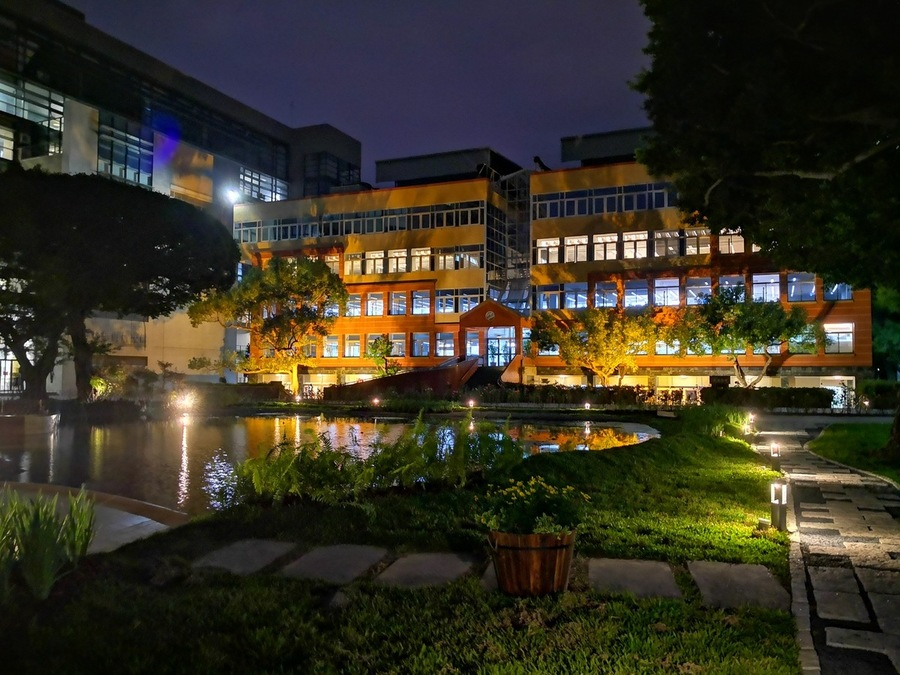
#> input picture hw3/reference/house.jpg, 900 x 675 px
$ python hw3.py   (older library calls are emulated)
#> lines starting #> are read from the running program, lines starting #| are printed output that depends on the picture; after the words box and inside, x2 and y2 are one past the last pixel; in counts of white or black regions, pixels touching at a corner belong together
# import numpy as np
# import cv2

# def Sobel_edge_detection( f ):
# 	grad_x = cv2.Sobel( f, cv2.CV_32F, 1, 0, ksize = 3 )
# 	grad_y = cv2.Sobel( f, cv2.CV_32F, 0, 1, ksize = 3 )
# 	magnitude = abs( grad_x ) + abs( grad_y )
# 	magnitude = np.uint8( np.clip( magnitude, 0, 255 ) )
# 	ret,magnitude = cv2.threshold( magnitude, 127, 255, cv2.THRESH_BINARY + cv2.THRESH_OTSU )
# 	return magnitude

# def main( ):
# 	magnitude = cv2.imread( "house.jpg", 0 )
# 	img2 = Sobel_edge_detection( magnitude )
# 	cv2.imshow( "Original Image",  magnitude )
# 	cv2.imshow( "Sobel Edge Detection", img2 )
# 	cv2.waitKey( 0 )

# main( )

# magnitude = cv2.imread( "house.jpg", 0 )
# img2 = cv2.Canny( magnitude, 50, 200 )
# cv2.imshow( "Original Image", magnitude )
# cv2.imshow( "Canny Edge Detection", img2 )
# cv2.waitKey( 0 )


# # # magnitude = cv2.imread( "house.jpg", 0 )

# # # gx = cv2.Sobel(magnitude, cv2.CV_64F, 1, 0, ksize = 3)
# # # gy = cv2.Sobel(magnitude, cv2.CV_64F, 0, 1, ksize = 3)

# # # angle = np.degrees(np.arctan2(gy,gx))
# # # angle[angle < 0] = angle[angle < 0] + 180
# # # print(angle)

# # # gx = cv2.convertScaleAbs(gx)
# # # gy = cv2.convertScaleAbs(gy)
# # # magnitude = cv2.addWeighted(gx,1,gy,1,0)

# # # cv2.imshow( "mm1", magnitude )
# # # cv2.waitKey( 0 )

# # # height = magnitude.shape[0]
# # # weight = magnitude.shape[1]
# # # edge = np.zeros(height, weight)

# # # for i in range(1,height - 1):
# # # 	for j in range(1,weight - 1):
# # # 		if (0 <= angle[i, j] < 22.5) or (157.5 <= angle[i, j] <= 180):
# # # 			magnitude_max = max(magnitude[i, j - 1], magnitude[i, j + 1])
# # # 		elif (22.5 <= angle[i, j] < 67.5):
# # # 			magnitude_max = max(magnitude[i - 1, j - 1], magnitude[i + 1, j + 1])
# # # 		elif (67.5 <= angle[i, j] < 112.5):
# # # 			magnitude_max = max(magnitude[i - 1, j], magnitude[i + 1, j])
# # # 		elif (112.5 <= angle[i, j] < 157.5):
# # # 			magnitude_max = max(magnitude[i + 1, j - 1], magnitude[i - 1, j + 1])

# # # 		if magnitude[i, j] > magnitude_max:
# # # 			edge[i, j] = magnitude[i, j]
# # import cv2
# # import numpy as np

# # m1 = np.array(([-1, 0, 1], [-2, 0, 2], [-1, 0, 1]))
# # m2 = np.array(([-1, -2, -1], [0, 0, 0], [1, 2, 1]))

# # # 第一步：完成高斯平滑滤波
# # img = cv2.imread("house.jpg",0)
# # img = cv2.GaussianBlur(img,(3,3),0)

# # # 第二步：完成一阶有限差分计算，计算每一点的梯度幅值与方向
# # magnitude = np.zeros(img.shape,dtype="uint8") # 与原图大小相同
# # angle = np.zeros(img.shape,dtype="float")  # 方向矩阵原图像大小
# # # img = cv2.copyMakeBorder(img,1,1,1,1,borderType=cv2.BORDER_REPLICATE)
# # height,weight = img.shape
# # for i in range(1,height-1):
# #     for j in range(1,weight-1):
# #         # Gy
# #         Gy = (m1 * img[i - 1:i + 2, j - 1:j + 2])
# #         # Gx
# #         Gx = (m2 * img[i - 1:i + 2, j - 1:j + 2])
# #         magnitude = abs(Gx) + abs(Gy)
# #         angle = np.degrees(np.arctan2(Gy,Gx))
# #         # if Gx[0] == 0:
# #         #     angle[i-1,j-1] = 90
# #         #     continue
# #         # else:
# #         #     temp = (np.arctan(Gy[0] / Gx[0]) ) * 180 / np.pi
# #         # if Gx[0]*Gy[0] > 0:
# #         #     if Gx[0] > 0:
# #         #         angle[i-1,j-1] = np.abs(temp)
# #         #     else:
# #         #         angle[i-1,j-1] = (np.abs(temp) - 180)
# #         # if Gx[0] * Gy[0] < 0:
# #         #     if Gx[0] > 0:
# #         #         angle[i-1,j-1] = (-1) * np.abs(temp)
# #         #     else:
# #         #         angle[i-1,j-1] = 180 - np.abs(temp)


# # for i in range(1,height - 2):
# #     for j in range(1, weight - 2):
# #         if (    ( (angle[i,j] >= -22.5) and (angle[i,j]< 22.5) ) or
# #                 ( (angle[i,j] <= -157.5) and (angle[i,j] >= -180) ) or
# #                 ( (angle[i,j] >= 157.5) and (angle[i,j] < 180) ) ):
# #             angle[i,j] = 0.0
# #         elif (    ( (angle[i,j] >= 22.5) and (angle[i,j]< 67.5) ) or
# #                 ( (angle[i,j] <= -112.5) and (angle[i,j] >= -157.5) ) ):
# #             angle[i,j] = 45.0
# #         elif (    ( (angle[i,j] >= 67.5) and (angle[i,j]< 112.5) ) or
# #                 ( (angle[i,j] <= -67.5) and (angle[i,j] >= -112.5) ) ):
# #             angle[i,j] = 90.0
# #         elif (    ( (angle[i,j] >= 112.5) and (angle[i,j]< 157.5) ) or
# #                 ( (angle[i,j] <= -22.5) and (angle[i,j] >= -67.5) ) ):
# #             angle[i,j] = -45.0

# # # 第三步：进行 非极大值抑制计算
# # img2 = np.zeros(magnitude.shape) # 非极大值抑制图像矩阵

# # for i in range(1,img2.shape[0]-1):
# #     for j in range(1,img2.shape[1]-1):
# #         if (angle[i,j] == 0.0) and (magnitude[i,j] == np.max([magnitude[i,j],magnitude[i+1,j],magnitude[i-1,j]]) ):
# #                 img2[i,j] = magnitude[i,j]

# #         if (angle[i,j] == -45.0) and magnitude[i,j] == np.max([magnitude[i,j],magnitude[i-1,j-1],magnitude[i+1,j+1]]):
# #                 img2[i,j] = magnitude[i,j]

# #         if (angle[i,j] == 90.0) and  magnitude[i,j] == np.max([magnitude[i,j],magnitude[i,j+1],magnitude[i,j-1]]):
# #                 img2[i,j] = magnitude[i,j]

# #         if (angle[i,j] == 45.0) and magnitude[i,j] == np.max([magnitude[i,j],magnitude[i-1,j+1],magnitude[i+1,j-1]]):
# #                 img2[i,j] = magnitude[i,j]

# # # 第四步：双阈值检测和边缘连接
# # img3 = np.zeros(img2.shape) #定义双阈值图像
# # # TL = 0.4*np.max(img2)
# # # TH = 0.5*np.max(img2)
# # TL = 50
# # TH = 100
# # #关键在这两个阈值的选择
# # for i in range(1,img3.shape[0]-1):
# #     for j in range(1,img3.shape[1]-1):
# #         if img2[i,j] < TL:
# #             img3[i,j] = 0
# #         elif img2[i,j] > TH:
# #             img3[i,j] = 255
# #         elif (( img2[i+1,j] < TH) or (img2[i-1,j] < TH )or( img2[i,j+1] < TH )or
# #                 (img2[i,j-1] < TH) or (img2[i-1, j-1] < TH )or ( img2[i-1, j+1] < TH) or
# #                    ( img2[i+1, j+1] < TH ) or ( img2[i+1, j-1] < TH) ):
# #             img3[i,j] = 255


# # cv2.imshow("1",img)  		  # 原始图像
# # cv2.imshow("2",magnitude)       # 梯度幅值图
# # cv2.imshow("3",img2)       #非极大值抑制灰度图
# # cv2.imshow("4",img3)       # 最终效果图
# # cv2.imshow("angle",angle) #角度值灰度图
# # cv2.waitKey(0)

import cv2
import numpy as np
from matplotlib import pyplot as plt

img = cv2.imread("house.jpg",0)
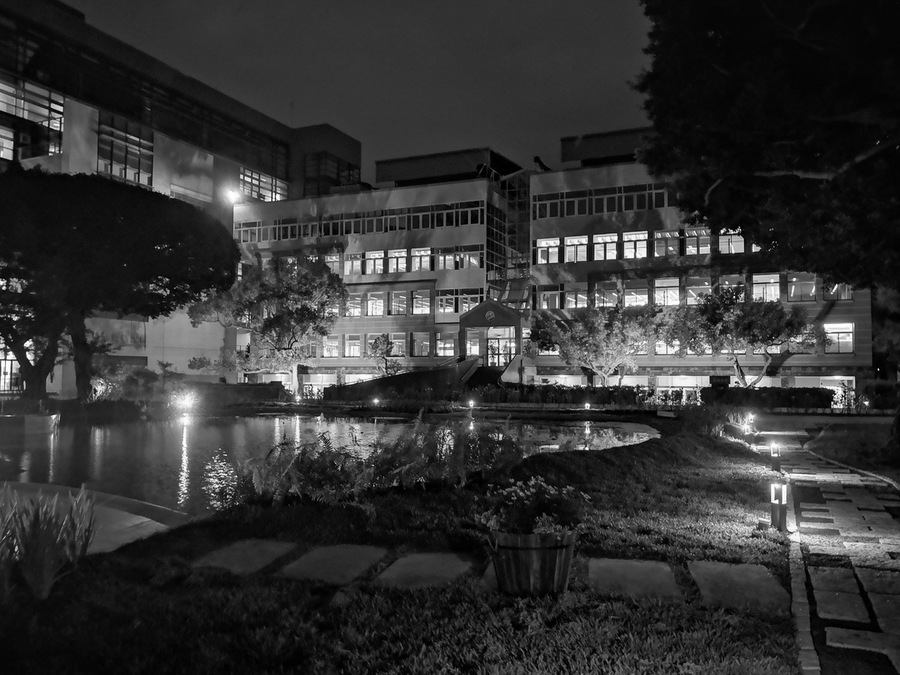
#> img: shape (675, 900); min 0, max 255, mean 50.7
img = cv2.GaussianBlur(img,(3,3),2)

magnitude = np.zeros(img.shape,dtype="uint8") # 与原图大小相同
angle = np.zeros(img.shape,dtype="float")  # 方向矩阵原图像大小
gx = cv2.Sobel(img, cv2.CV_64F, 1, 0, ksize = 3)
gy = cv2.Sobel(img, cv2.CV_64F, 0, 1, ksize = 3)
magnitude = cv2.addWeighted(gx,1,gy,1,0)


height = magnitude.shape[0]
#> height = 675
weight = magnitude.shape[1]
#> weight = 900

angle = np.degrees(np.arctan2(gy,gx))

for i in range(1,height - 2):
    for j in range(1, weight - 2):
        if (    ( (angle[i,j] >= -22.5) and (angle[i,j]< 22.5) ) or
                ( (angle[i,j] <= -157.5) and (angle[i,j] >= -180) ) or
                ( (angle[i,j] >= 157.5) and (angle[i,j] < 180) ) ):
            angle[i,j] = 0.0
        elif (    ( (angle[i,j] >= 22.5) and (angle[i,j]< 67.5) ) or
                ( (angle[i,j] <= -112.5) and (angle[i,j] >= -157.5) ) ):
            angle[i,j] = 45.0
        elif (    ( (angle[i,j] >= 67.5) and (angle[i,j]< 112.5) ) or
                ( (angle[i,j] <= -67.5) and (angle[i,j] >= -112.5) ) ):
            angle[i,j] = 90.0
        elif (    ( (angle[i,j] >= 112.5) and (angle[i,j]< 157.5) ) or
                ( (angle[i,j] <= -22.5) and (angle[i,j] >= -67.5) ) ):
            angle[i,j] = -45.0
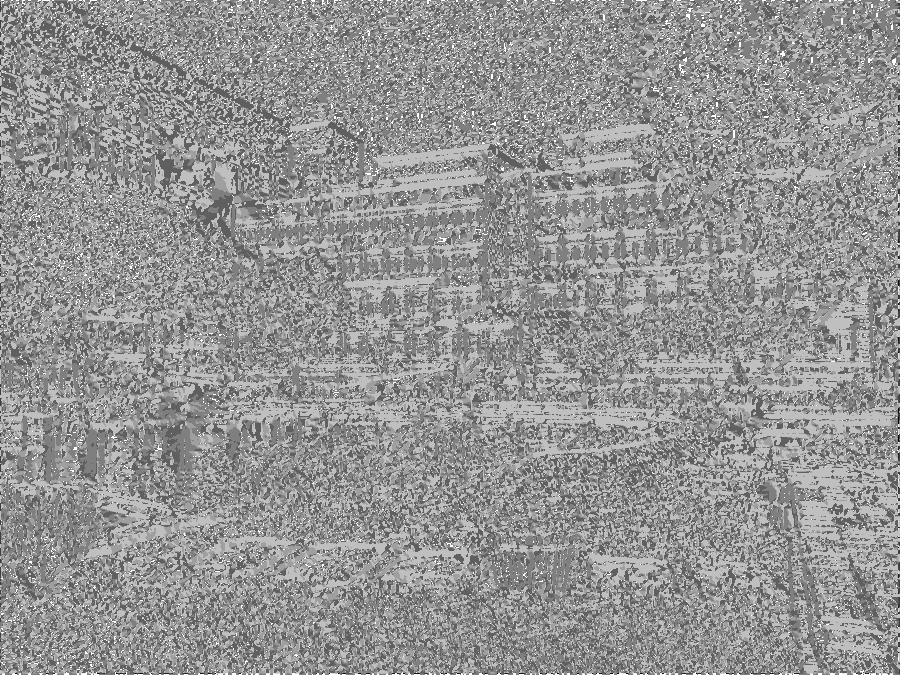
#> angle: shape (675, 900) float64; min -179.4, max 180, mean 29.3; drawn with min black and max white

# 第三步：进行 非极大值抑制计算
img2 = np.zeros(magnitude.shape) # 非极大值抑制图像矩阵

for i in range(1,img2.shape[0]-1):
    for j in range(1,img2.shape[1]-1):
        if (angle[i,j] == 0.0) and (magnitude[i,j] == np.max([magnitude[i,j],magnitude[i+1,j],magnitude[i-1,j]]) ):
                img2[i,j] = magnitude[i,j]

        if (angle[i,j] == -45.0) and magnitude[i,j] == np.max([magnitude[i,j],magnitude[i-1,j-1],magnitude[i+1,j+1]]):
                img2[i,j] = magnitude[i,j]

        if (angle[i,j] == 90.0) and  magnitude[i,j] == np.max([magnitude[i,j],magnitude[i,j+1],magnitude[i,j-1]]):
                img2[i,j] = magnitude[i,j]

        if (angle[i,j] == 45.0) and magnitude[i,j] == np.max([magnitude[i,j],magnitude[i-1,j+1],magnitude[i+1,j-1]]):
                img2[i,j] = magnitude[i,j]
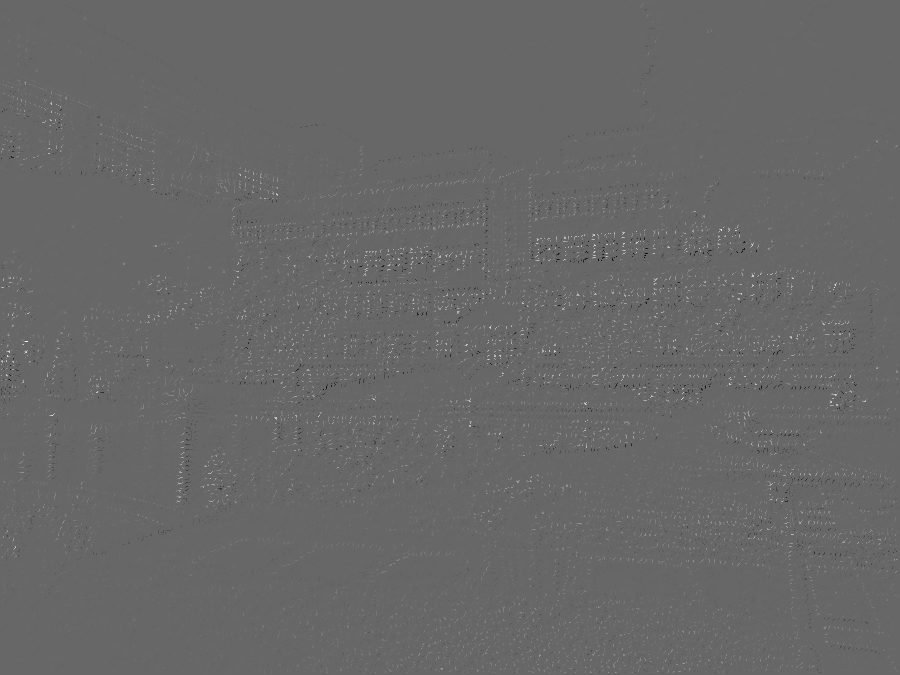
#> img2: shape (675, 900) float64; min -556, max 818, mean 3.5; drawn with min black and max white

# 第四步：双阈值检测和边缘连接
img3 = np.zeros(img2.shape) #定义双阈值图像
# TL = 0.4*np.max(img2)
# TH = 0.5*np.max(img2)
TL = 50
TH = 100
#关键在这两个阈值的选择
for i in range(1,img3.shape[0]-1):
    for j in range(1,img3.shape[1]-1):
        if img2[i,j] < TL:
            img3[i,j] = 0
        elif img2[i,j] > TH:
            img3[i,j] = 255
        elif (( img2[i+1,j] < TH) or (img2[i-1,j] < TH )or( img2[i,j+1] < TH )or
                (img2[i,j-1] < TH) or (img2[i-1, j-1] < TH )or ( img2[i-1, j+1] < TH) or
                   ( img2[i+1, j+1] < TH ) or ( img2[i+1, j-1] < TH) ):
            img3[i,j] = 255
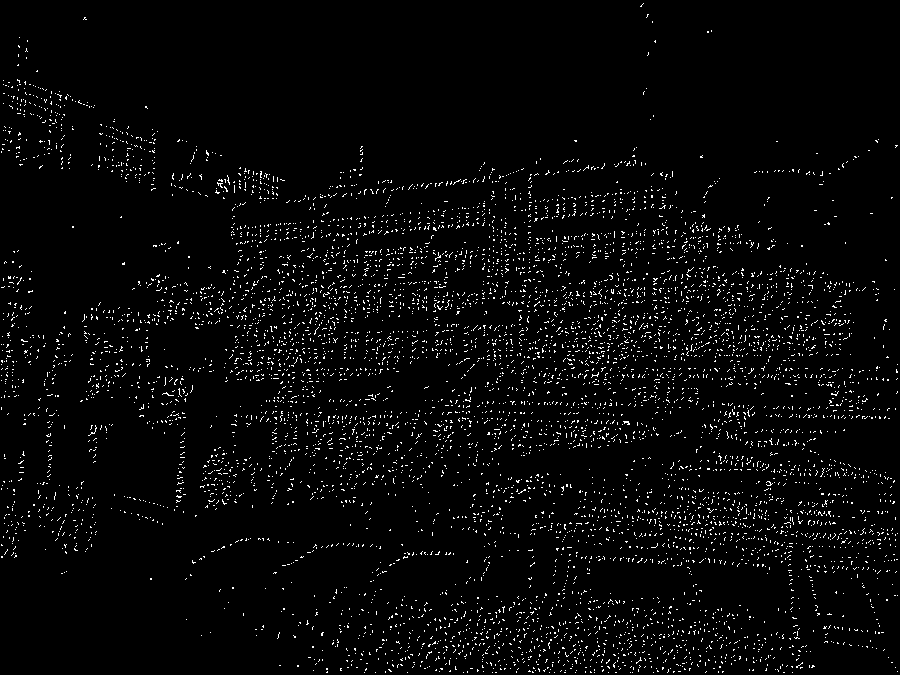
#> img3: shape (675, 900) float64; 3.1% white in thin lines or dots


cv2.imshow("1",img)  		  # 原始图像
cv2.imshow("2",magnitude)       # 梯度幅值图
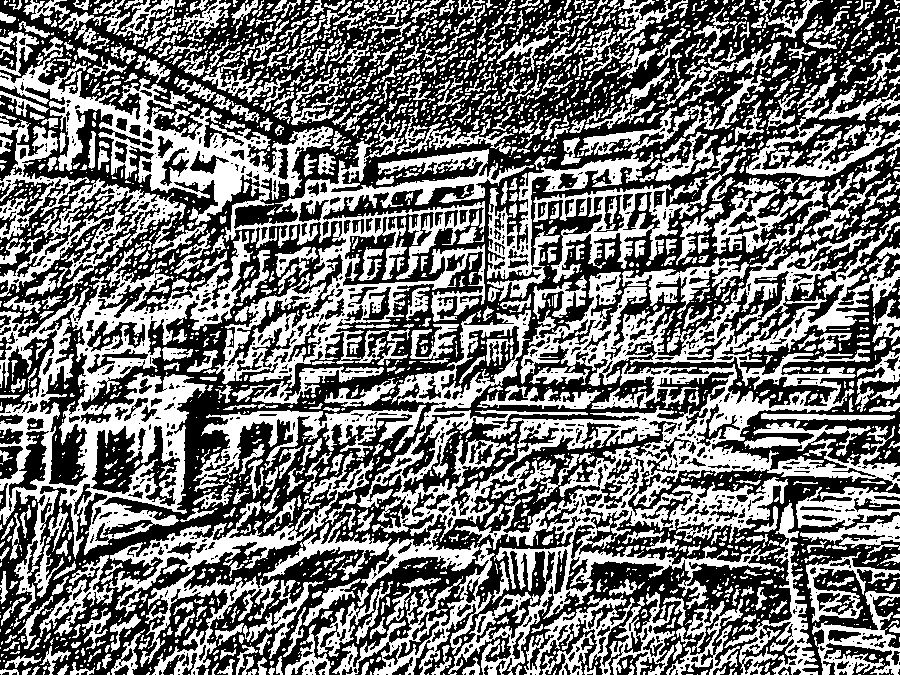
#> window '2': shape (675, 900); 45.6% white; 2593 white regions (1758 under 20 px), largest, box (x1, y1, x2, y2) and area: (357, 178, 900, 675) 59733, (0, 37, 534, 388) 33367, (0, 231, 253, 619) 24291
cv2.imshow("3",img2)       #非极大值抑制灰度图
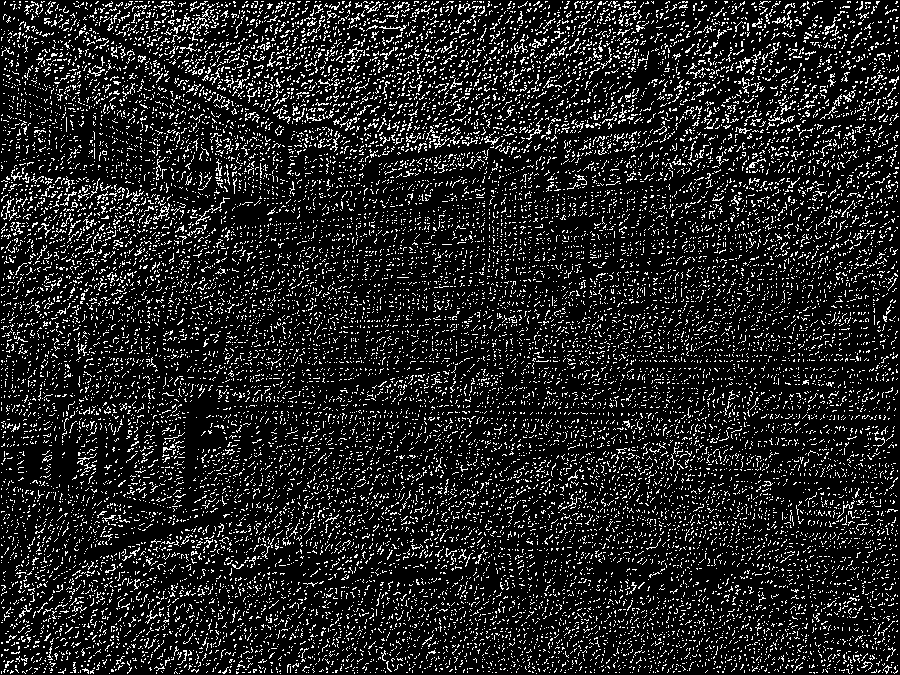
#> window '3': shape (675, 900); 13.7% white in thin lines or dots
cv2.imshow("4",img3)       # 最终效果图
cv2.imshow("angle",angle) #角度值灰度图
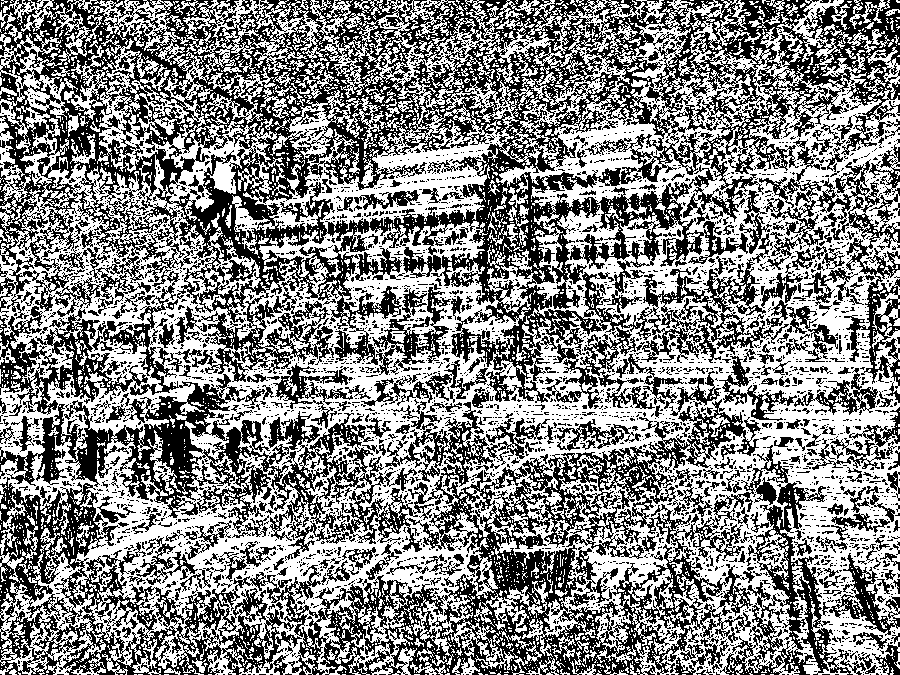
#> window 'angle': shape (675, 900); 52.5% white; 3765 black regions (3400 under 20 px), largest, box (x1, y1, x2, y2) and area: (0, 0, 900, 675) 229440, (816, 159, 900, 389) 4973, (372, 287, 451, 375) 2120
cv2.waitKey(0)
